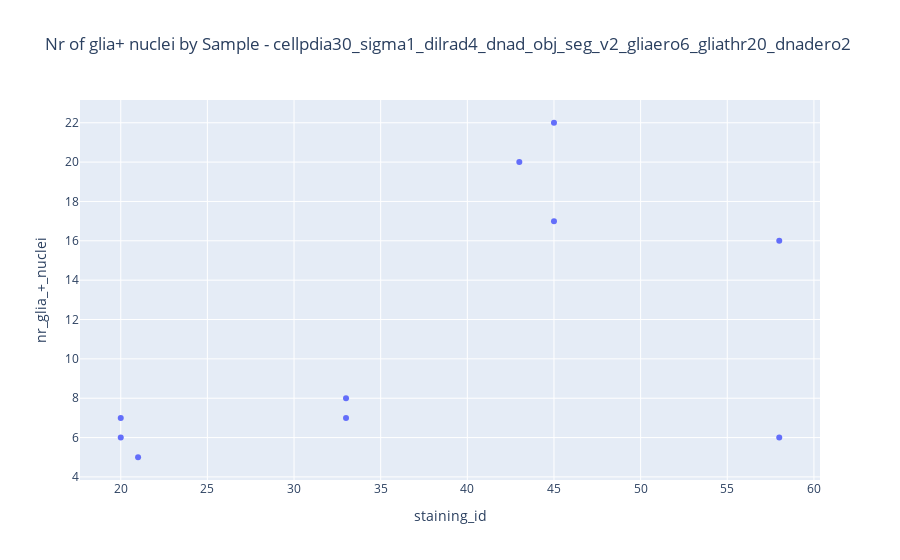

Here is the notebook cell this chart was saved with:
### Code cell
# Create the plot
fig = px.scatter(df, x='staining_id', y='nr_glia_+_nuclei',
                 hover_data=['tissue_location','index'], title=f'Nr of glia+ nuclei by Sample - {title}')

# Show the plot
fig.show()

### Figure 1 — Plotly figure (JSON) as saved in the notebook; plotly's stock layout.template omitted (floating-point values rounded to 4 significant figures)
{"data": [{"customdata": [["CA1_test", 0], ["DG_test", 1], ["DG_test2", 2], ["CA3", 3], ["DG", 4], ["CTX2", 5], ["CTX3", 6], ["DG", 7], ["CTX2", 8], ["CTX3", 9]], "hovertemplate": "staining_id=%{x}<br>nr_glia_+_nuclei=%{y}<br>tissue_location=%{customdata[0]}<br>index=%{customdata[1]}<extra></extra>", "legendgroup": "", "marker": {"color": "#636efa", "symbol": "circle"}, "mode": "markers", "name": "", "orientation": "v", "showlegend": false, "type": "scatter", "x": [20, 20, 21, 33, 33, 43, 45, 45, 58, 58], "xaxis": "x", "y": [6, 7, 5, 7, 8, 20, 17, 22, 16, 6], "yaxis": "y"}], "layout": {"legend": {"tracegroupgap": 0}, "title": {"text": "Nr of glia+ nuclei by Sample - cellpdia30_sigma1_dilrad4_dnad_obj_seg_v2_gliaero6_gliathr20_dnadero2"}, "xaxis": {"anchor": "y", "domain": [0, 1], "title": {"text": "staining_id"}}, "yaxis": {"anchor": "x", "domain": [0, 1], "title": {"text": "nr_glia_+_nuclei"}}}}
